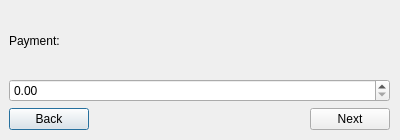
<?xml version="1.0" encoding="UTF-8"?>
<ui version="4.0">
 <class>Dialog</class>
 <widget class="QDialog" name="Dialog">
  <property name="windowModality">
   <enum>Qt::ApplicationModal</enum>
  </property>
  <property name="geometry">
   <rect>
    <x>0</x>
    <y>0</y>
    <width>400</width>
    <height>140</height>
   </rect>
  </property>
  <property name="windowTitle">
   <string>Dialog</string>
  </property>
  <widget class="QWidget" name="verticalLayoutWidget">
   <property name="geometry">
    <rect>
     <x>9</x>
     <y>9</y>
     <width>381</width>
     <height>121</height>
    </rect>
   </property>
   <layout class="QVBoxLayout" name="verticalLayout">
    <item>
     <widget class="QLabel" name="label">
      <property name="text">
       <string>Payment:</string>
      </property>
     </widget>
    </item>
    <item>
     <widget class="QDoubleSpinBox" name="doubleSpinBox"/>
    </item>
    <item>
     <layout class="QHBoxLayout" name="horizontalLayout">
      <item>
       <widget class="QPushButton" name="goBack">
        <property name="text">
         <string>Back</string>
        </property>
       </widget>
      </item>
      <item>
       <spacer name="horizontalSpacer">
        <property name="orientation">
         <enum>Qt::Horizontal</enum>
        </property>
        <property name="sizeHint" stdset="0">
         <size>
          <width>40</width>
          <height>20</height>
         </size>
        </property>
       </spacer>
      </item>
      <item>
       <widget class="QPushButton" name="goNext">
        <property name="text">
         <string>Next</string>
        </property>
       </widget>
      </item>
     </layout>
    </item>
   </layout>
  </widget>
 </widget>
 <resources/>
 <connections/>
</ui>
